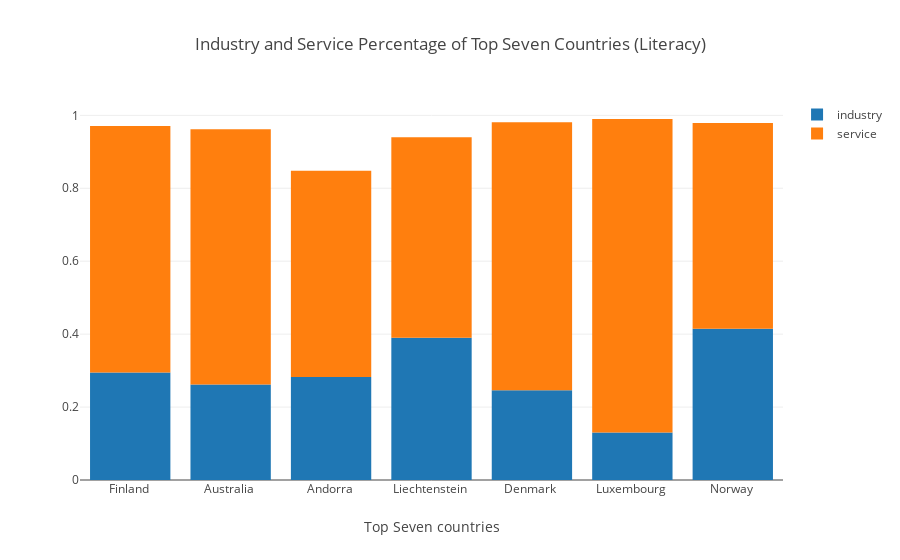

The notebook cell this image was saved under:
### Code cell
x = lit.country

trace1 = {
  'x': x,
  'y': lit.industry,
  'name': 'industry',
  'type': 'bar'
};
trace2 = {
  'x': x,
  'y': lit.service,
  'name': 'service',
  'type': 'bar'
};
data = [trace1, trace2];
layout = {
  'xaxis': {'title': 'Top Seven countries'},
  'barmode': 'relative',
  'title': 'Industry and Service Percentage of Top Seven Countries (Literacy)'
};
fig = go.Figure(data = data, layout = layout)
iplot(fig)
plt.show()

### Figure 1 — Plotly figure (JSON) as saved in the notebook; plotly's stock layout.template omitted (floating-point values rounded to 4 significant figures)
{"data": [{"name": "industry", "type": "bar", "uid": "3d225846-ccfc-443a-b4c7-2c3e0c9d967c", "x": ["Finland ", "Australia ", "Andorra ", "Liechtenstein ", "Denmark ", "Luxembourg ", "Norway "], "y": [0.295, 0.262, 0.2827, 0.39, 0.246, 0.13, 0.415]}, {"name": "service", "type": "bar", "uid": "4013ae90-8ced-434d-b70a-f7ddd9ad6f50", "x": ["Finland ", "Australia ", "Andorra ", "Liechtenstein ", "Denmark ", "Luxembourg ", "Norway "], "y": [0.676, 0.7, 0.5653, 0.55, 0.735, 0.86, 0.564]}], "layout": {"barmode": "relative", "title": {"text": "Industry and Service Percentage of Top Seven Countries (Literacy)"}, "xaxis": {"title": {"text": "Top Seven countries"}}}}
